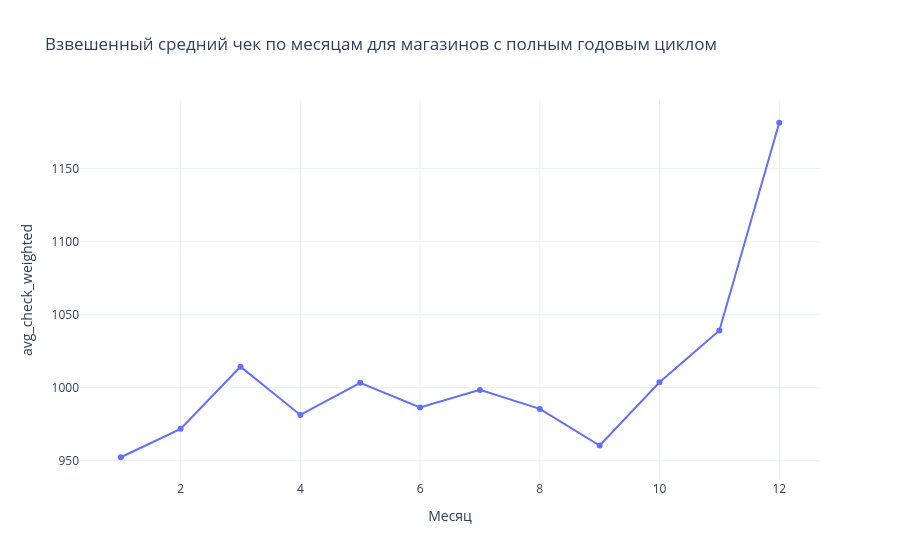

The notebook cell this image was saved under:
### Markdown cell above
# **5.3. Динамика взвешенного среднего чека**

### Code cell
fig = px.line(
    monthly_stats_full,
    x="Месяц",
    y="avg_check_weighted",
    markers=True,
    title="Взвешенный средний чек по месяцам для магазинов с полным годовым циклом",
    template="plotly_white"
)

fig.show()

### Figure 1 — Plotly figure (JSON) as saved in the notebook; plotly's stock layout.template omitted (floating-point values rounded to 4 significant figures)
{"data": [{"hovertemplate": "Месяц=%{x}<br>avg_check_weighted=%{y}<extra></extra>", "legendgroup": "", "line": {"color": "#636efa", "dash": "solid"}, "marker": {"symbol": "circle"}, "mode": "lines+markers", "name": "", "orientation": "v", "showlegend": false, "type": "scatter", "x": [1, 2, 3, 4, 5, 6, 7, 8, 9, 10, 11, 12], "xaxis": "x", "y": [952.4, 971.9, 1014.0, 981.4, 1003.0, 986.5, 998.5, 985.5, 960.4, 1004.0, 1039.0, 1181.0], "yaxis": "y"}], "layout": {"legend": {"tracegroupgap": 0}, "title": {"text": "Взвешенный средний чек по месяцам для магазинов с полным годовым циклом"}, "xaxis": {"anchor": "y", "domain": [0, 1], "title": {"text": "Месяц"}}, "yaxis": {"anchor": "x", "domain": [0, 1], "title": {"text": "avg_check_weighted"}}}}
